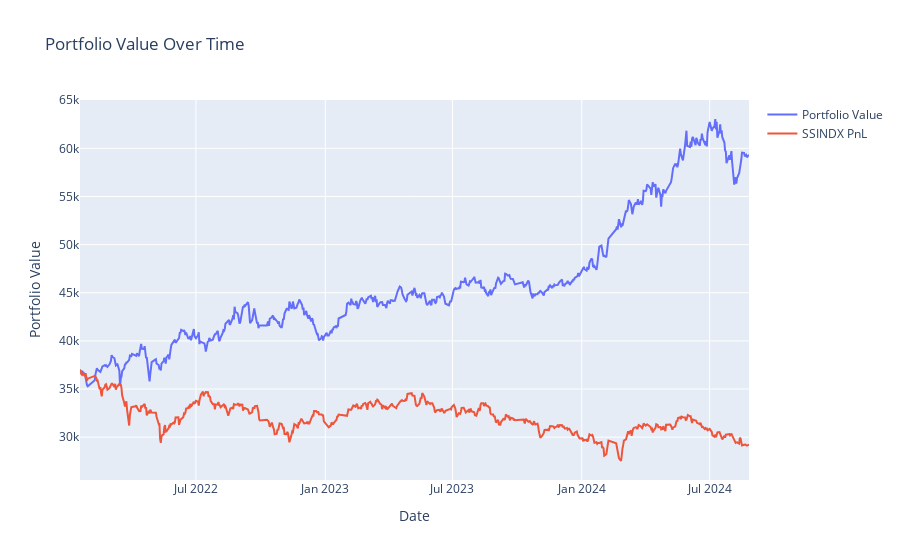

The cell this chart's notebook holds for it:
### Markdown cell above
### PnL Visualization

### Code cell
# Interactive Plot for Portfolio Value
pnl_visualization(dates=dates, portfolio_values=portfolio_values, benchmark=benchmark)

### Figure 1 — Plotly figure (JSON) as saved in the notebook; plotly's stock layout.template omitted (floating-point values rounded to 4 significant figures; data arrays with more than 128 entries replaced by an {"elided": "..."} marker saying what was removed)
{"data": [{"mode": "lines", "name": "Portfolio Value", "type": "scatter", "x": {"elided": "633 str values"}, "y": {"elided": "633 float values"}}, {"mode": "lines", "name": "SSINDX PnL", "type": "scatter", "x": {"elided": "633 str values"}, "y": {"elided": "642 float values"}}], "layout": {"hovermode": "x unified", "title": {"text": "Portfolio Value Over Time"}, "xaxis": {"title": {"text": "Date"}}, "yaxis": {"title": {"text": "Portfolio Value"}}}}
